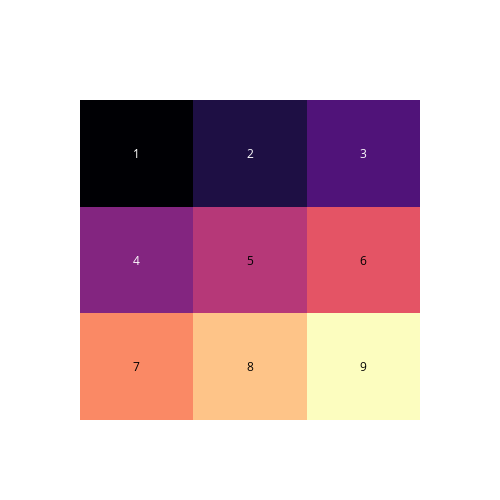

The cell this chart's notebook holds for it:
### Code cell
import plotly.figure_factory as ff

z = [[1,2,3],
     [4,5,6],
     [7,8,9]]

fig = ff.create_annotated_heatmap(z, colorscale='Magma')
fig.update_yaxes(autorange="reversed")
fig.update_layout(
    autosize=False,
    width=500,
    height=500,
)
fig

### Figure 1 — Plotly figure (JSON) as saved in the notebook; plotly's stock layout.template omitted (floating-point values rounded to 4 significant figures)
{"data": [{"colorscale": [[0, "#000004"], [0.1111, "#180f3d"], [0.2222, "#440f76"], [0.3333, "#721f81"], [0.4444, "#9e2f7f"], [0.5556, "#cd4071"], [0.6667, "#f1605d"], [0.7778, "#fd9668"], [0.8889, "#feca8d"], [1, "#fcfdbf"]], "reversescale": false, "showscale": false, "type": "heatmap", "z": [[1, 2, 3], [4, 5, 6], [7, 8, 9]]}], "layout": {"annotations": [{"font": {"color": "#FFFFFF"}, "showarrow": false, "text": "1", "x": 0, "xref": "x", "y": 0, "yref": "y"}, {"font": {"color": "#FFFFFF"}, "showarrow": false, "text": "2", "x": 1, "xref": "x", "y": 0, "yref": "y"}, {"font": {"color": "#FFFFFF"}, "showarrow": false, "text": "3", "x": 2, "xref": "x", "y": 0, "yref": "y"}, {"font": {"color": "#FFFFFF"}, "showarrow": false, "text": "4", "x": 0, "xref": "x", "y": 1, "yref": "y"}, {"font": {"color": "#000000"}, "showarrow": false, "text": "5", "x": 1, "xref": "x", "y": 1, "yref": "y"}, {"font": {"color": "#000000"}, "showarrow": false, "text": "6", "x": 2, "xref": "x", "y": 1, "yref": "y"}, {"font": {"color": "#000000"}, "showarrow": false, "text": "7", "x": 0, "xref": "x", "y": 2, "yref": "y"}, {"font": {"color": "#000000"}, "showarrow": false, "text": "8", "x": 1, "xref": "x", "y": 2, "yref": "y"}, {"font": {"color": "#000000"}, "showarrow": false, "text": "9", "x": 2, "xref": "x", "y": 2, "yref": "y"}], "autosize": false, "height": 500, "width": 500, "xaxis": {"gridcolor": "rgb(0, 0, 0)", "showticklabels": false, "side": "top", "ticks": ""}, "yaxis": {"autorange": "reversed", "showticklabels": false, "ticks": "", "ticksuffix": "  "}}}
